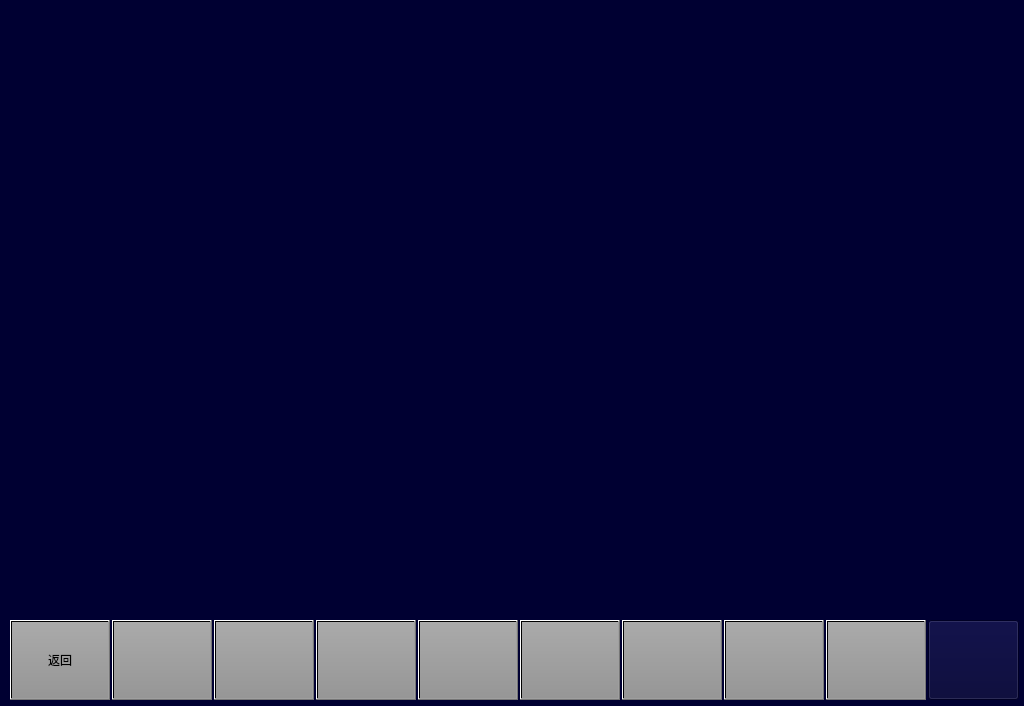
<?xml version="1.0" encoding="UTF-8"?>
<ui version="4.0">
 <class>MaintainceRIOMPage</class>
 <widget class="QWidget" name="MaintainceRIOMPage">
  <property name="geometry">
   <rect>
    <x>0</x>
    <y>0</y>
    <width>1024</width>
    <height>706</height>
   </rect>
  </property>
  <property name="windowTitle">
   <string>Form</string>
  </property>
  <property name="styleSheet">
   <string notr="true">background-color: rgb(0, 0, 50);</string>
  </property>
  <widget class="QPushButton" name="BTN2">
   <property name="geometry">
    <rect>
     <x>112</x>
     <y>620</y>
     <width>100</width>
     <height>80</height>
    </rect>
   </property>
   <property name="focusPolicy">
    <enum>Qt::NoFocus</enum>
   </property>
   <property name="styleSheet">
    <string notr="true">font: 20px, &quot;微软雅黑&quot;;color: black;transparent;background:qlineargradient(spread:pad,x1:0,y1:0,x2:0,y2:1,stop:0 rgba(170,170,170,255),stop:1 rgba(150,150,150,255));</string>
   </property>
   <property name="text">
    <string/>
   </property>
  </widget>
  <widget class="QPushButton" name="BTN7">
   <property name="geometry">
    <rect>
     <x>622</x>
     <y>620</y>
     <width>100</width>
     <height>80</height>
    </rect>
   </property>
   <property name="focusPolicy">
    <enum>Qt::NoFocus</enum>
   </property>
   <property name="styleSheet">
    <string notr="true">	font: 20px, &quot;微软雅黑&quot;;
    color: black;
	transparent;background:qlineargradient(spread:pad,x1:0,y1:0,x2:0,y2:1,stop:0 rgba(170,170,170,255),stop:1 rgba(150,150,150,255));
</string>
   </property>
   <property name="text">
    <string/>
   </property>
  </widget>
  <widget class="QPushButton" name="BTN4">
   <property name="geometry">
    <rect>
     <x>316</x>
     <y>620</y>
     <width>100</width>
     <height>80</height>
    </rect>
   </property>
   <property name="focusPolicy">
    <enum>Qt::NoFocus</enum>
   </property>
   <property name="styleSheet">
    <string notr="true">	font: 20px, &quot;微软雅黑&quot;;
    color: black;
	transparent;background:qlineargradient(spread:pad,x1:0,y1:0,x2:0,y2:1,stop:0 rgba(170,170,170,255),stop:1 rgba(150,150,150,255));
</string>
   </property>
   <property name="text">
    <string/>
   </property>
  </widget>
  <widget class="QPushButton" name="BTN6">
   <property name="geometry">
    <rect>
     <x>520</x>
     <y>620</y>
     <width>100</width>
     <height>80</height>
    </rect>
   </property>
   <property name="focusPolicy">
    <enum>Qt::NoFocus</enum>
   </property>
   <property name="styleSheet">
    <string notr="true">	font: 20px, &quot;微软雅黑&quot;;
    color: black;
	transparent;background:qlineargradient(spread:pad,x1:0,y1:0,x2:0,y2:1,stop:0 rgba(170,170,170,255),stop:1 rgba(150,150,150,255));
</string>
   </property>
   <property name="text">
    <string/>
   </property>
  </widget>
  <widget class="QPushButton" name="BTN9">
   <property name="geometry">
    <rect>
     <x>826</x>
     <y>620</y>
     <width>100</width>
     <height>80</height>
    </rect>
   </property>
   <property name="focusPolicy">
    <enum>Qt::NoFocus</enum>
   </property>
   <property name="styleSheet">
    <string notr="true">	font: 20px, &quot;微软雅黑&quot;;
    color: black;
	transparent;background:qlineargradient(spread:pad,x1:0,y1:0,x2:0,y2:1,stop:0 rgba(170,170,170,255),stop:1 rgba(150,150,150,255));
</string>
   </property>
   <property name="text">
    <string/>
   </property>
  </widget>
  <widget class="QPushButton" name="BTN5">
   <property name="geometry">
    <rect>
     <x>418</x>
     <y>620</y>
     <width>100</width>
     <height>80</height>
    </rect>
   </property>
   <property name="focusPolicy">
    <enum>Qt::NoFocus</enum>
   </property>
   <property name="styleSheet">
    <string notr="true">	font: 20px, &quot;微软雅黑&quot;;
    color: black;
	transparent;background:qlineargradient(spread:pad,x1:0,y1:0,x2:0,y2:1,stop:0 rgba(170,170,170,255),stop:1 rgba(150,150,150,255));
</string>
   </property>
   <property name="text">
    <string/>
   </property>
  </widget>
  <widget class="QPushButton" name="BTN8">
   <property name="geometry">
    <rect>
     <x>724</x>
     <y>620</y>
     <width>100</width>
     <height>80</height>
    </rect>
   </property>
   <property name="focusPolicy">
    <enum>Qt::NoFocus</enum>
   </property>
   <property name="styleSheet">
    <string notr="true">	font: 20px, &quot;微软雅黑&quot;;
    color: black;
	transparent;background:qlineargradient(spread:pad,x1:0,y1:0,x2:0,y2:1,stop:0 rgba(170,170,170,255),stop:1 rgba(150,150,150,255));
</string>
   </property>
   <property name="text">
    <string/>
   </property>
  </widget>
  <widget class="QPushButton" name="BTN1">
   <property name="geometry">
    <rect>
     <x>10</x>
     <y>620</y>
     <width>100</width>
     <height>80</height>
    </rect>
   </property>
   <property name="focusPolicy">
    <enum>Qt::NoFocus</enum>
   </property>
   <property name="styleSheet">
    <string notr="true">font: 20px, &quot;微软雅黑&quot;;color: black;transparent;background:qlineargradient(spread:pad,x1:0,y1:0,x2:0,y2:1,stop:0 rgba(170,170,170,255),stop:1 rgba(150,150,150,255));</string>
   </property>
   <property name="text">
    <string>返回</string>
   </property>
  </widget>
  <widget class="QPushButton" name="BTN3">
   <property name="geometry">
    <rect>
     <x>214</x>
     <y>620</y>
     <width>100</width>
     <height>80</height>
    </rect>
   </property>
   <property name="focusPolicy">
    <enum>Qt::NoFocus</enum>
   </property>
   <property name="styleSheet">
    <string notr="true">	font: 20px, &quot;微软雅黑&quot;;
    color: black;
	transparent;background:qlineargradient(spread:pad,x1:0,y1:0,x2:0,y2:1,stop:0 rgba(170,170,170,255),stop:1 rgba(150,150,150,255));
</string>
   </property>
   <property name="text">
    <string/>
   </property>
  </widget>
  <widget class="QPushButton" name="BTNHome">
   <property name="geometry">
    <rect>
     <x>928</x>
     <y>620</y>
     <width>91</width>
     <height>80</height>
    </rect>
   </property>
   <property name="focusPolicy">
    <enum>Qt::NoFocus</enum>
   </property>
   <property name="styleSheet">
    <string notr="true">border-image: url(:/images/image/Home.png);</string>
   </property>
   <property name="text">
    <string/>
   </property>
  </widget>
 </widget>
 <resources/>
 <connections/>
</ui>
